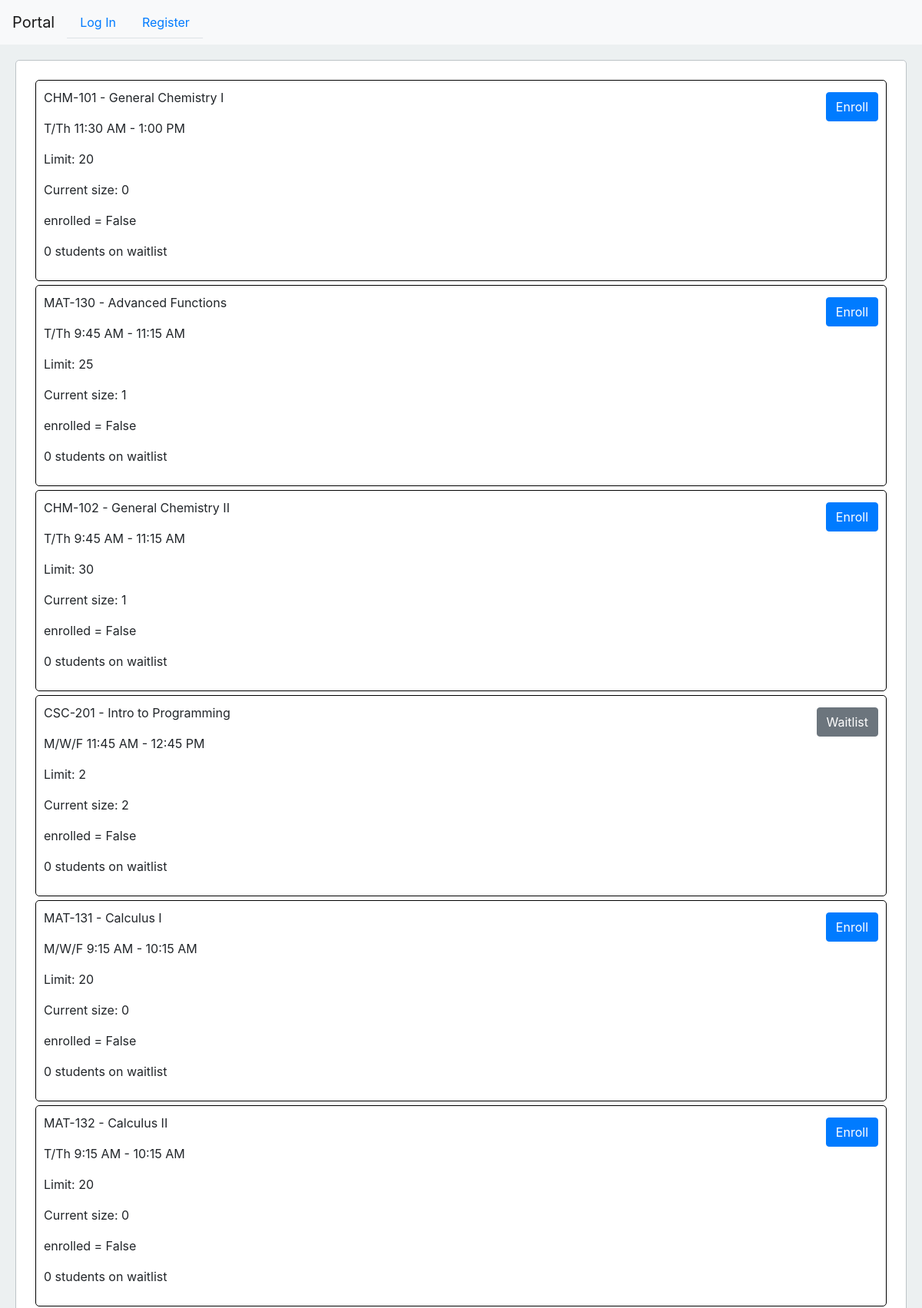
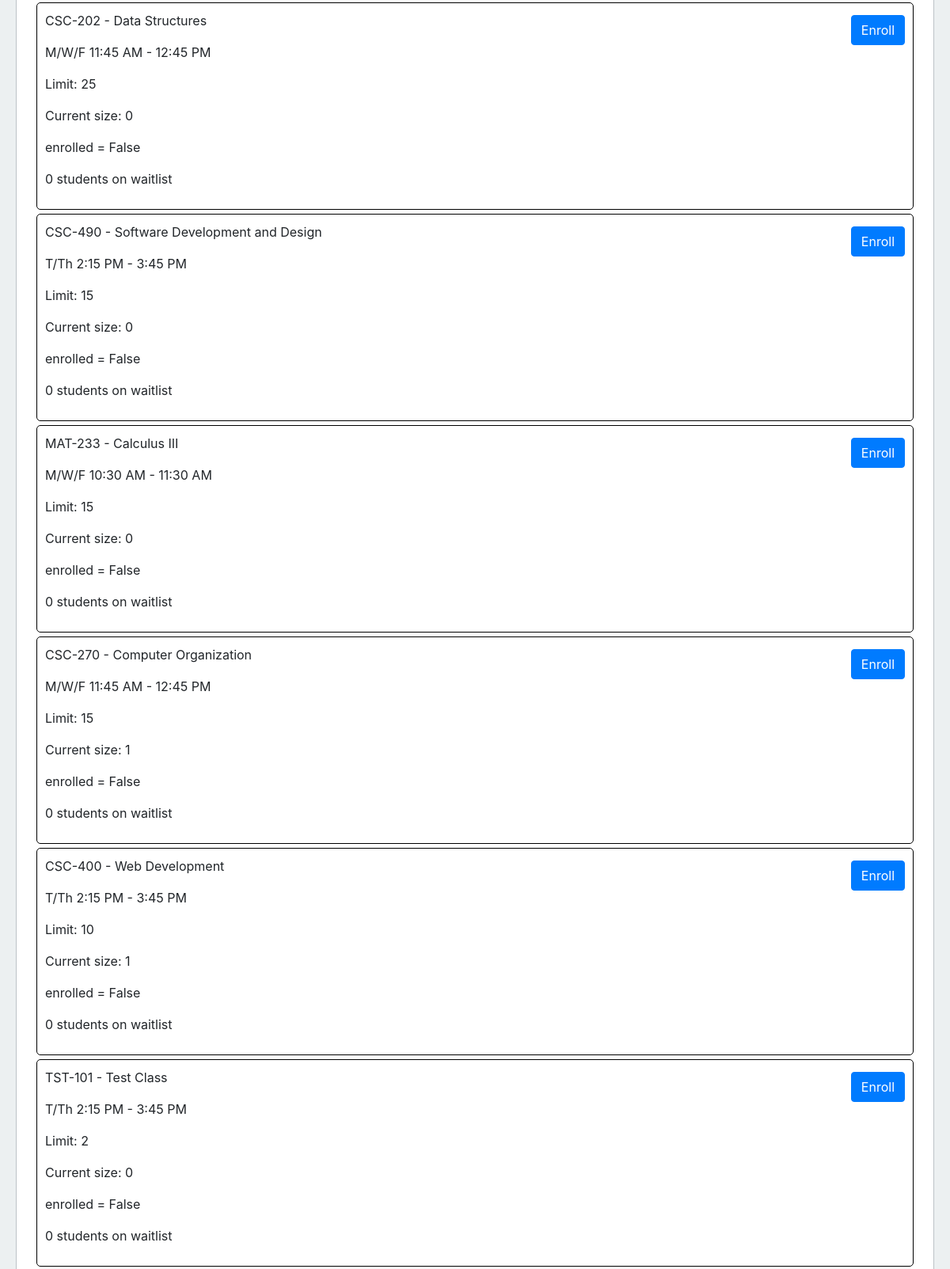
The page /catalog/11/ (upper part) on the database its author committed (2 pictures, top to bottom).
### studentPortal/models.py (models this page shows)
class Class(models.Model):
    className = models.CharField(max_length=100)
    classNumber = models.CharField(max_length=8, default=None)
    classTimings = models.CharField(max_length=100)
    studentLimit = models.PositiveIntegerField()
    studentList = models.ManyToManyField(Student, related_name='students', blank=True)
    studentWaitlist = models.ManyToManyField(Student, related_name='studentWaitlist', blank=True)
    def __str__(self):
        return f"{self.classNumber} - {self.className}"

### studentPortal/views.py (the view, shortened to what this page needs)
# urls.py: path("catalog/<int:userID>/", views.catalog, name="catalog"),
def catalog(request, userID):
    user = User.objects.get(pk=userID)
    student = Student.objects.filter(student=user).first()
    classes = Class.objects.all()
    classData = []
    if student:
        for classObj in classes:
            enrolled = student in classObj.studentList.all()
            currentStudentCount = classObj.studentList.count()
            waitlistCount = classObj.studentWaitlist.count()
            classData.append({
                "classObj": classObj,
                "currentStudentCount": currentStudentCount,
                "enrolled": enrolled,
                "waitlistCount": waitlistCount
            })
    return render(request, "studentPortal/catalog.html", {
        "classData": classData,
    })

### studentPortal/templates/studentPortal/catalog.html (shortened to what this page needs)
{% extends "studentPortal/layout.html" %}
{% block body %}
{% for class in classData %}
    <div class="catalog">
        <p>{{class.classObj}}</p>
        <p>{{class.classObj.classTimings}}</p>
        <p>Limit: {{class.classObj.studentLimit}}</p>
        <p>Current size: {{class.currentStudentCount}}</p>
        <p>enrolled = {{class.enrolled}}</p>
        <p>{{class.waitlistCount}} students on waitlist</p>
        {% if not class.enrolled and class.currentStudentCount < class.classObj.studentLimit %}
            <form action="{% url 'enroll' class.classObj.id user.id %}" method="post">
                <input class="btn btn-primary" type="submit" value="Enroll" style="position: absolute; right: 10px; top: 15px;">
            </form>
        {% elif not class.enrolled and class.currentStudentCount == class.classObj.studentLimit %}
            <form action="{% url 'waitlist' class.classObj.id user.id %}" method="post">
                <input class="btn btn-secondary" type="submit" value="Waitlist" style="position: absolute; right: 10px; top: 15px;">
            </form>
        {% else %}
            <form action="{% url 'unenroll' class.classObj.id user.id %}" method="post">
                {%csrf_token%}
                <input class="btn btn-danger" type="submit" value="Unenroll" style="position: absolute; right: 10px; top: 15px;">
            </form>
        {% endif %}
    </div>
{% endfor %}
{% endblock %}

### studentPortal/static/studentPortal/styles.css (style rules this page uses)
body { background-color: #ecf0f1; }
.catalog { padding: 10px; border: solid black 1px; border-radius: 5px; margin: 5px; position: relative; }

### rows shown on the page
Class: classObj "CHM-101 - General Chemistry I", classObj.classTimings "T/Th 11:30 AM - 1:00 PM", classObj.studentLimit "20", currentStudentCount "0", enrolled "False", waitlistCount "0"
Class: classObj "MAT-130 - Advanced Functions", classObj.classTimings "T/Th 9:45 AM - 11:15 AM", classObj.studentLimit "25", currentStudentCount "1", enrolled "False", waitlistCount "0"
Class: classObj "CHM-102 - General Chemistry II", classObj.classTimings "T/Th 9:45 AM - 11:15 AM", classObj.studentLimit "30", currentStudentCount "1", enrolled "False", waitlistCount "0"
Class: classObj "CSC-201 - Intro to Programming", classObj.classTimings "M/W/F 11:45 AM - 12:45 PM", classObj.studentLimit "2", currentStudentCount "2", enrolled "False", waitlistCount "0"
Class: classObj "MAT-131 - Calculus I", classObj.classTimings "M/W/F 9:15 AM - 10:15 AM", classObj.studentLimit "20", currentStudentCount "0", enrolled "False", waitlistCount "0"
Class: classObj "MAT-132 - Calculus II", classObj.classTimings "T/Th 9:15 AM - 10:15 AM", classObj.studentLimit "20", currentStudentCount "0", enrolled "False", waitlistCount "0"
Class: classObj "CSC-202 - Data Structures", classObj.classTimings "M/W/F 11:45 AM - 12:45 PM", classObj.studentLimit "25", currentStudentCount "0", enrolled "False", waitlistCount "0"
Class: classObj "CSC-490 - Software Development and Design", classObj.classTimings "T/Th 2:15 PM - 3:45 PM", classObj.studentLimit "15", currentStudentCount "0", enrolled "False", waitlistCount "0"
Class: classObj "MAT-233 - Calculus III", classObj.classTimings "M/W/F 10:30 AM - 11:30 AM", classObj.studentLimit "15", currentStudentCount "0", enrolled "False", waitlistCount "0"
Class: classObj "CSC-270 - Computer Organization", classObj.classTimings "M/W/F 11:45 AM - 12:45 PM", classObj.studentLimit "15", currentStudentCount "1", enrolled "False", waitlistCount "0"
Class: classObj "CSC-400 - Web Development", classObj.classTimings "T/Th 2:15 PM - 3:45 PM", classObj.studentLimit "10", currentStudentCount "1", enrolled "False", waitlistCount "0"
Class: classObj "TST-101 - Test Class", classObj.classTimings "T/Th 2:15 PM - 3:45 PM", classObj.studentLimit "2", currentStudentCount "0", enrolled "False", waitlistCount "0"
